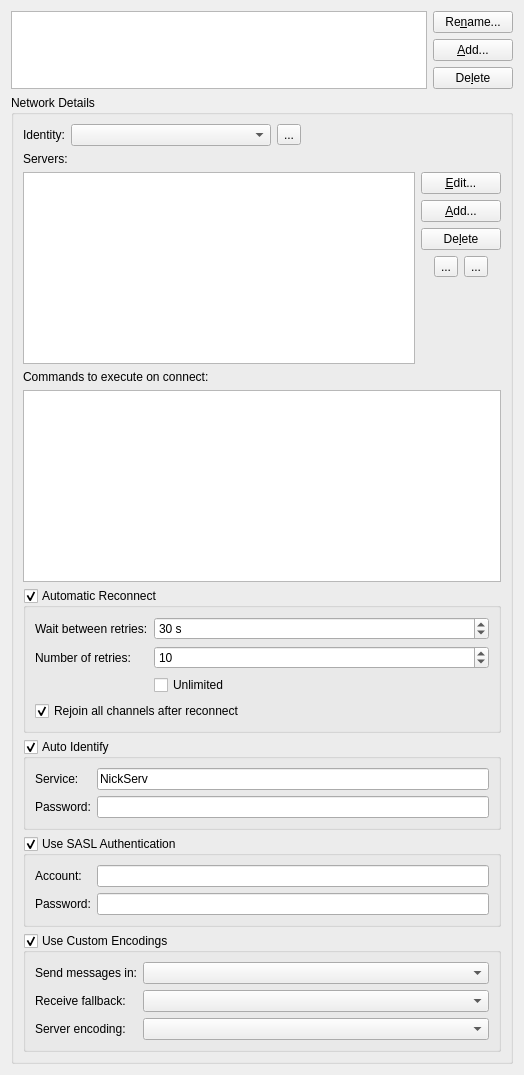
<?xml version="1.0" encoding="UTF-8"?>
<ui version="4.0">
 <class>NetworksSettingsPage</class>
 <widget class="QWidget" name="NetworksSettingsPage">
  <property name="geometry">
   <rect>
    <x>0</x>
    <y>0</y>
    <width>524</width>
    <height>1046</height>
   </rect>
  </property>
  <property name="windowTitle">
   <string>Form</string>
  </property>
  <layout class="QVBoxLayout" name="verticalLayout_4">
   <item>
    <layout class="QVBoxLayout" name="verticalLayout_3">
     <item>
      <layout class="QHBoxLayout" name="horizontalLayout">
       <item>
        <widget class="QListWidget" name="networkList">
         <property name="sizePolicy">
          <sizepolicy hsizetype="Expanding" vsizetype="Expanding">
           <horstretch>1</horstretch>
           <verstretch>10</verstretch>
          </sizepolicy>
         </property>
         <property name="selectionBehavior">
          <enum>QAbstractItemView::SelectRows</enum>
         </property>
         <property name="sortingEnabled">
          <bool>true</bool>
         </property>
        </widget>
       </item>
       <item>
        <layout class="QVBoxLayout" name="verticalLayout_2">
         <item>
          <widget class="QPushButton" name="renameNetwork">
           <property name="sizePolicy">
            <sizepolicy hsizetype="Preferred" vsizetype="Fixed">
             <horstretch>0</horstretch>
             <verstretch>0</verstretch>
            </sizepolicy>
           </property>
           <property name="text">
            <string>Re&amp;name...</string>
           </property>
           <property name="icon">
            <iconset>
             <normaloff>:/16x16/actions/oxygen/16x16/actions/edit-rename.png</normaloff>:/16x16/actions/oxygen/16x16/actions/edit-rename.png</iconset>
           </property>
          </widget>
         </item>
         <item>
          <widget class="QPushButton" name="addNetwork">
           <property name="sizePolicy">
            <sizepolicy hsizetype="Preferred" vsizetype="Fixed">
             <horstretch>0</horstretch>
             <verstretch>0</verstretch>
            </sizepolicy>
           </property>
           <property name="text">
            <string>&amp;Add...</string>
           </property>
           <property name="icon">
            <iconset>
             <normaloff>:/16x16/actions/oxygen/16x16/actions/list-add.png</normaloff>:/16x16/actions/oxygen/16x16/actions/list-add.png</iconset>
           </property>
           <property name="iconSize">
            <size>
             <width>16</width>
             <height>16</height>
            </size>
           </property>
          </widget>
         </item>
         <item>
          <widget class="QPushButton" name="deleteNetwork">
           <property name="sizePolicy">
            <sizepolicy hsizetype="Preferred" vsizetype="Fixed">
             <horstretch>0</horstretch>
             <verstretch>0</verstretch>
            </sizepolicy>
           </property>
           <property name="text">
            <string>De&amp;lete</string>
           </property>
           <property name="icon">
            <iconset>
             <normaloff>:/16x16/actions/oxygen/16x16/actions/edit-delete.png</normaloff>:/16x16/actions/oxygen/16x16/actions/edit-delete.png</iconset>
           </property>
          </widget>
         </item>
         <item>
          <spacer name="verticalSpacer">
           <property name="orientation">
            <enum>Qt::Vertical</enum>
           </property>
           <property name="sizeHint" stdset="0">
            <size>
             <width>20</width>
             <height>40</height>
            </size>
           </property>
          </spacer>
         </item>
        </layout>
       </item>
      </layout>
     </item>
    </layout>
   </item>
   <item>
    <widget class="QGroupBox" name="detailsBox">
     <property name="sizePolicy">
      <sizepolicy hsizetype="Expanding" vsizetype="Fixed">
       <horstretch>10</horstretch>
       <verstretch>0</verstretch>
      </sizepolicy>
     </property>
     <property name="title">
      <string>Network Details</string>
     </property>
     <layout class="QVBoxLayout" name="verticalLayout">
      <item>
       <layout class="QHBoxLayout">
        <item>
         <widget class="QLabel" name="label_6">
          <property name="text">
           <string>Identity:</string>
          </property>
         </widget>
        </item>
        <item>
         <widget class="QComboBox" name="identityList">
          <property name="sizePolicy">
           <sizepolicy hsizetype="Expanding" vsizetype="Fixed">
            <horstretch>0</horstretch>
            <verstretch>0</verstretch>
           </sizepolicy>
          </property>
         </widget>
        </item>
        <item>
         <widget class="QToolButton" name="editIdentities">
          <property name="text">
           <string>...</string>
          </property>
         </widget>
        </item>
        <item>
         <spacer name="horizontalSpacer_2">
          <property name="orientation">
           <enum>Qt::Horizontal</enum>
          </property>
          <property name="sizeHint" stdset="0">
           <size>
            <width>40</width>
            <height>20</height>
           </size>
          </property>
         </spacer>
        </item>
       </layout>
      </item>
      <item>
       <widget class="QLabel" name="label_13">
        <property name="text">
         <string>Servers:</string>
        </property>
       </widget>
      </item>
      <item>
       <layout class="QHBoxLayout" name="horizontalLayout_2">
        <item>
         <widget class="QListWidget" name="serverList">
          <property name="sizePolicy">
           <sizepolicy hsizetype="Expanding" vsizetype="Preferred">
            <horstretch>1</horstretch>
            <verstretch>0</verstretch>
           </sizepolicy>
          </property>
         </widget>
        </item>
        <item>
         <layout class="QVBoxLayout">
          <item>
           <widget class="QPushButton" name="editServer">
            <property name="sizePolicy">
             <sizepolicy hsizetype="Preferred" vsizetype="Fixed">
              <horstretch>0</horstretch>
              <verstretch>0</verstretch>
             </sizepolicy>
            </property>
            <property name="text">
             <string>&amp;Edit...</string>
            </property>
            <property name="icon">
             <iconset>
              <normaloff/>
             </iconset>
            </property>
           </widget>
          </item>
          <item>
           <widget class="QPushButton" name="addServer">
            <property name="sizePolicy">
             <sizepolicy hsizetype="Preferred" vsizetype="Fixed">
              <horstretch>0</horstretch>
              <verstretch>0</verstretch>
             </sizepolicy>
            </property>
            <property name="text">
             <string>&amp;Add...</string>
            </property>
            <property name="icon">
             <iconset>
              <normaloff>:/16x16/actions/oxygen/16x16/actions/list-add.png</normaloff>:/16x16/actions/oxygen/16x16/actions/list-add.png</iconset>
            </property>
           </widget>
          </item>
          <item>
           <widget class="QPushButton" name="deleteServer">
            <property name="sizePolicy">
             <sizepolicy hsizetype="Preferred" vsizetype="Fixed">
              <horstretch>0</horstretch>
              <verstretch>0</verstretch>
             </sizepolicy>
            </property>
            <property name="text">
             <string>De&amp;lete</string>
            </property>
            <property name="icon">
             <iconset>
              <normaloff>:/16x16/actions/oxygen/16x16/actions/edit-delete.png</normaloff>:/16x16/actions/oxygen/16x16/actions/edit-delete.png</iconset>
            </property>
           </widget>
          </item>
          <item>
           <layout class="QHBoxLayout">
            <item>
             <spacer>
              <property name="orientation">
               <enum>Qt::Horizontal</enum>
              </property>
              <property name="sizeHint" stdset="0">
               <size>
                <width>0</width>
                <height>20</height>
               </size>
              </property>
             </spacer>
            </item>
            <item>
             <widget class="QToolButton" name="upServer">
              <property name="toolTip">
               <string>Move upwards in list</string>
              </property>
              <property name="text">
               <string>...</string>
              </property>
              <property name="icon">
               <iconset>
                <normaloff>:/16x16/actions/oxygen/16x16/actions/go-up.png</normaloff>:/16x16/actions/oxygen/16x16/actions/go-up.png</iconset>
              </property>
             </widget>
            </item>
            <item>
             <widget class="QToolButton" name="downServer">
              <property name="toolTip">
               <string>Move downwards in list</string>
              </property>
              <property name="text">
               <string>...</string>
              </property>
              <property name="icon">
               <iconset>
                <normaloff>:/16x16/actions/oxygen/16x16/actions/go-down.png</normaloff>:/16x16/actions/oxygen/16x16/actions/go-down.png</iconset>
              </property>
             </widget>
            </item>
            <item>
             <spacer>
              <property name="orientation">
               <enum>Qt::Horizontal</enum>
              </property>
              <property name="sizeHint" stdset="0">
               <size>
                <width>0</width>
                <height>20</height>
               </size>
              </property>
             </spacer>
            </item>
           </layout>
          </item>
          <item>
           <spacer>
            <property name="orientation">
             <enum>Qt::Vertical</enum>
            </property>
            <property name="sizeHint" stdset="0">
             <size>
              <width>20</width>
              <height>40</height>
             </size>
            </property>
           </spacer>
          </item>
         </layout>
        </item>
       </layout>
      </item>
      <item>
       <widget class="QLabel" name="label">
        <property name="text">
         <string>Commands to execute on connect:</string>
        </property>
       </widget>
      </item>
      <item>
       <widget class="QTextEdit" name="performEdit">
        <property name="enabled">
         <bool>true</bool>
        </property>
        <property name="sizePolicy">
         <sizepolicy hsizetype="Expanding" vsizetype="Preferred">
          <horstretch>0</horstretch>
          <verstretch>0</verstretch>
         </sizepolicy>
        </property>
        <property name="toolTip">
         <string>Specify a list of IRC commands to be executed upon connect.
Note that Quassel IRC automatically rejoins channels, so /join will rarely be needed here!</string>
        </property>
        <property name="lineWrapMode">
         <enum>QTextEdit::NoWrap</enum>
        </property>
       </widget>
      </item>
      <item>
       <widget class="QGroupBox" name="autoReconnect">
        <property name="enabled">
         <bool>true</bool>
        </property>
        <property name="toolTip">
         <string>Automatically reconnect to the IRC network after connection failures</string>
        </property>
        <property name="title">
         <string>Automatic Reconnect</string>
        </property>
        <property name="checkable">
         <bool>true</bool>
        </property>
        <layout class="QFormLayout" name="formLayout">
         <item row="0" column="0">
          <widget class="QLabel" name="label_7">
           <property name="text">
            <string>Wait between retries:</string>
           </property>
          </widget>
         </item>
         <item row="0" column="1">
          <widget class="QSpinBox" name="reconnectInterval">
           <property name="suffix">
            <string> s</string>
           </property>
           <property name="minimum">
            <number>10</number>
           </property>
           <property name="maximum">
            <number>3600</number>
           </property>
           <property name="value">
            <number>30</number>
           </property>
          </widget>
         </item>
         <item row="1" column="0">
          <widget class="QLabel" name="label_8">
           <property name="text">
            <string>Number of retries:</string>
           </property>
          </widget>
         </item>
         <item row="1" column="1">
          <widget class="QSpinBox" name="reconnectRetries">
           <property name="minimum">
            <number>1</number>
           </property>
           <property name="maximum">
            <number>999</number>
           </property>
           <property name="value">
            <number>10</number>
           </property>
          </widget>
         </item>
         <item row="2" column="1">
          <widget class="QCheckBox" name="unlimitedRetries">
           <property name="text">
            <string>Unlimited</string>
           </property>
          </widget>
         </item>
         <item row="3" column="0" colspan="2">
          <widget class="QCheckBox" name="rejoinOnReconnect">
           <property name="enabled">
            <bool>true</bool>
           </property>
           <property name="text">
            <string>Rejoin all channels after reconnect</string>
           </property>
           <property name="checked">
            <bool>true</bool>
           </property>
          </widget>
         </item>
        </layout>
       </widget>
      </item>
      <item>
       <widget class="QGroupBox" name="autoIdentify">
        <property name="enabled">
         <bool>true</bool>
        </property>
        <property name="title">
         <string>Auto Identify</string>
        </property>
        <property name="checkable">
         <bool>true</bool>
        </property>
        <property name="checked">
         <bool>true</bool>
        </property>
        <layout class="QFormLayout" name="formLayout_2">
         <item row="0" column="0">
          <widget class="QLabel" name="label_2">
           <property name="text">
            <string>Service:</string>
           </property>
          </widget>
         </item>
         <item row="0" column="1">
          <widget class="QLineEdit" name="autoIdentifyService">
           <property name="enabled">
            <bool>true</bool>
           </property>
           <property name="text">
            <string>NickServ</string>
           </property>
          </widget>
         </item>
         <item row="1" column="0">
          <widget class="QLabel" name="label_3">
           <property name="enabled">
            <bool>true</bool>
           </property>
           <property name="text">
            <string>Password:</string>
           </property>
          </widget>
         </item>
         <item row="1" column="1">
          <widget class="QLineEdit" name="autoIdentifyPassword">
           <property name="enabled">
            <bool>true</bool>
           </property>
           <property name="echoMode">
            <enum>QLineEdit::Password</enum>
           </property>
          </widget>
         </item>
        </layout>
       </widget>
      </item>
      <item>
       <widget class="QGroupBox" name="sasl">
        <property name="enabled">
         <bool>true</bool>
        </property>
        <property name="title">
         <string>Use SASL Authentication</string>
        </property>
        <property name="checkable">
         <bool>true</bool>
        </property>
        <property name="checked">
         <bool>true</bool>
        </property>
        <layout class="QFormLayout" name="formLayout_4">
         <item row="0" column="0">
          <widget class="QLabel" name="label_10">
           <property name="enabled">
            <bool>true</bool>
           </property>
           <property name="text">
            <string>Account:</string>
           </property>
          </widget>
         </item>
         <item row="0" column="1">
          <widget class="QLineEdit" name="saslAccount">
           <property name="enabled">
            <bool>true</bool>
           </property>
           <property name="text">
            <string/>
           </property>
          </widget>
         </item>
         <item row="1" column="0">
          <widget class="QLabel" name="label_11">
           <property name="enabled">
            <bool>true</bool>
           </property>
           <property name="text">
            <string>Password:</string>
           </property>
          </widget>
         </item>
         <item row="1" column="1">
          <widget class="QLineEdit" name="saslPassword">
           <property name="enabled">
            <bool>true</bool>
           </property>
           <property name="echoMode">
            <enum>QLineEdit::Password</enum>
           </property>
          </widget>
         </item>
        </layout>
       </widget>
      </item>
      <item>
       <widget class="QGroupBox" name="useCustomEncodings">
        <property name="enabled">
         <bool>true</bool>
        </property>
        <property name="toolTip">
         <string>Control encodings for in- and outgoing messages</string>
        </property>
        <property name="title">
         <string>Use Custom Encodings</string>
        </property>
        <property name="checkable">
         <bool>true</bool>
        </property>
        <layout class="QFormLayout" name="formLayout_3">
         <item row="0" column="0">
          <widget class="QLabel" name="label_4">
           <property name="toolTip">
            <string>Specify which encoding your messages will be sent in.
UTF-8 should be a sane choice for most networks.</string>
           </property>
           <property name="text">
            <string>Send messages in:</string>
           </property>
          </widget>
         </item>
         <item row="0" column="1">
          <widget class="QComboBox" name="sendEncoding">
           <property name="enabled">
            <bool>true</bool>
           </property>
           <property name="sizePolicy">
            <sizepolicy hsizetype="Expanding" vsizetype="Fixed">
             <horstretch>0</horstretch>
             <verstretch>0</verstretch>
            </sizepolicy>
           </property>
           <property name="toolTip">
            <string>Specify which encoding your messages will be sent in.
UTF-8 should be a sane choice for most networks.</string>
           </property>
           <property name="insertPolicy">
            <enum>QComboBox::InsertAlphabetically</enum>
           </property>
          </widget>
         </item>
         <item row="1" column="0">
          <widget class="QLabel" name="label_5">
           <property name="toolTip">
            <string>Incoming messages encoded in Utf8 will always be treated as such.
This setting defines the encoding for messages that are not Utf8.</string>
           </property>
           <property name="text">
            <string>Receive fallback:</string>
           </property>
          </widget>
         </item>
         <item row="1" column="1">
          <widget class="QComboBox" name="recvEncoding">
           <property name="enabled">
            <bool>true</bool>
           </property>
           <property name="sizePolicy">
            <sizepolicy hsizetype="Expanding" vsizetype="Fixed">
             <horstretch>0</horstretch>
             <verstretch>0</verstretch>
            </sizepolicy>
           </property>
           <property name="toolTip">
            <string>Incoming messages encoded in Utf8 will always be treated as such.
This setting defines the encoding for messages that are not Utf8.</string>
           </property>
           <property name="insertPolicy">
            <enum>QComboBox::InsertAlphabetically</enum>
           </property>
          </widget>
         </item>
         <item row="2" column="0">
          <widget class="QLabel" name="label_9">
           <property name="toolTip">
            <string>This specifies how control messages, nicks and servernames are encoded.
Unless you *really* know what you do, leave this as ISO-8859-1!</string>
           </property>
           <property name="text">
            <string>Server encoding:</string>
           </property>
          </widget>
         </item>
         <item row="2" column="1">
          <widget class="QComboBox" name="serverEncoding">
           <property name="enabled">
            <bool>true</bool>
           </property>
           <property name="toolTip">
            <string>This specifies how control messages, nicks and servernames are encoded.
Unless you *really* know what you do, leave this as ISO-8859-1!</string>
           </property>
          </widget>
         </item>
        </layout>
       </widget>
      </item>
     </layout>
    </widget>
   </item>
  </layout>
 </widget>
 <tabstops>
  <tabstop>networkList</tabstop>
  <tabstop>renameNetwork</tabstop>
  <tabstop>addNetwork</tabstop>
  <tabstop>deleteNetwork</tabstop>
  <tabstop>identityList</tabstop>
  <tabstop>editIdentities</tabstop>
  <tabstop>editServer</tabstop>
  <tabstop>addServer</tabstop>
  <tabstop>deleteServer</tabstop>
  <tabstop>upServer</tabstop>
  <tabstop>downServer</tabstop>
  <tabstop>autoReconnect</tabstop>
  <tabstop>reconnectInterval</tabstop>
  <tabstop>reconnectRetries</tabstop>
  <tabstop>unlimitedRetries</tabstop>
  <tabstop>rejoinOnReconnect</tabstop>
  <tabstop>autoIdentifyService</tabstop>
  <tabstop>autoIdentifyPassword</tabstop>
  <tabstop>sendEncoding</tabstop>
  <tabstop>recvEncoding</tabstop>
  <tabstop>serverEncoding</tabstop>
 </tabstops>
 <resources/>
 <connections>
  <connection>
   <sender>unlimitedRetries</sender>
   <signal>toggled(bool)</signal>
   <receiver>reconnectRetries</receiver>
   <slot>setDisabled(bool)</slot>
   <hints>
    <hint type="sourcelabel">
     <x>317</x>
     <y>331</y>
    </hint>
    <hint type="destinationlabel">
     <x>209</x>
     <y>334</y>
    </hint>
   </hints>
  </connection>
 </connections>
</ui>
